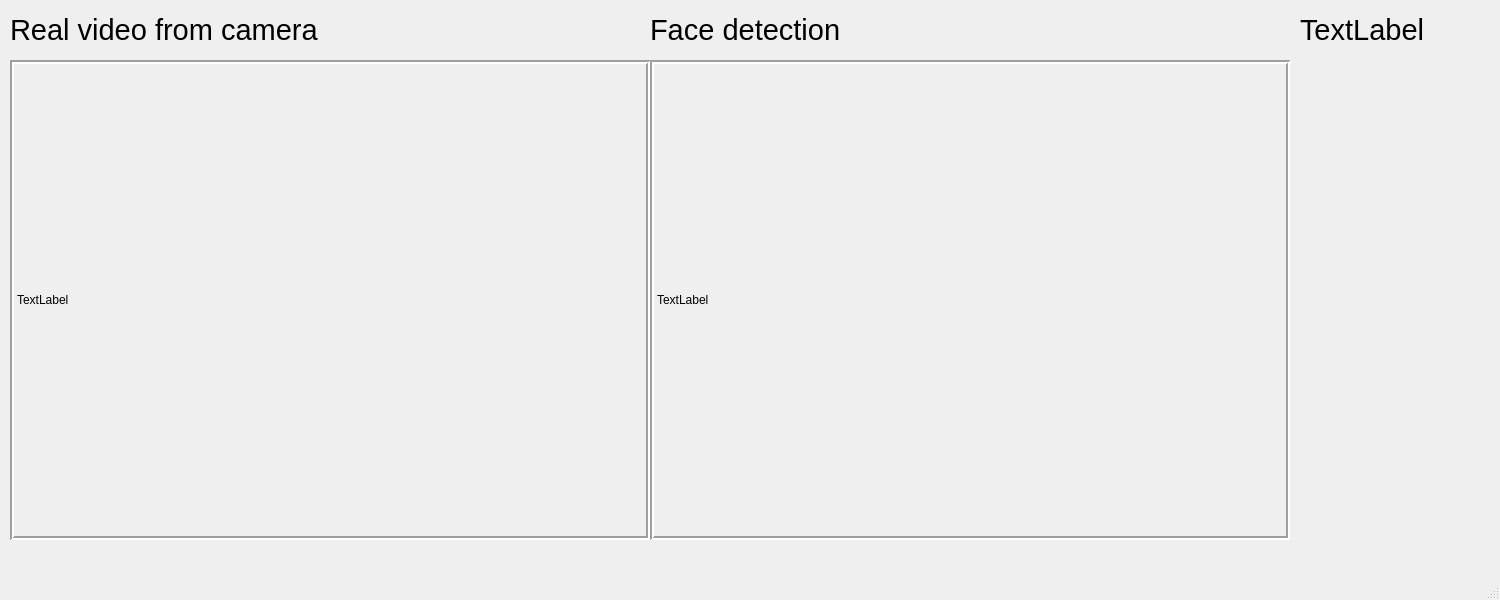
<?xml version="1.0" encoding="UTF-8"?>
<ui version="4.0">
 <class>MainWindow</class>
 <widget class="QMainWindow" name="MainWindow">
  <property name="geometry">
   <rect>
    <x>0</x>
    <y>0</y>
    <width>1500</width>
    <height>600</height>
   </rect>
  </property>
  <property name="windowTitle">
   <string>MainWindow</string>
  </property>
  <widget class="QWidget" name="centralwidget">
   <widget class="QLabel" name="lblImage">
    <property name="geometry">
     <rect>
      <x>10</x>
      <y>60</y>
      <width>640</width>
      <height>480</height>
     </rect>
    </property>
    <property name="frameShape">
     <enum>QFrame::Box</enum>
    </property>
    <property name="frameShadow">
     <enum>QFrame::Sunken</enum>
    </property>
    <property name="lineWidth">
     <number>2</number>
    </property>
    <property name="text">
     <string>TextLabel</string>
    </property>
   </widget>
   <widget class="QLabel" name="lblFaces">
    <property name="geometry">
     <rect>
      <x>1300</x>
      <y>10</y>
      <width>151</width>
      <height>40</height>
     </rect>
    </property>
    <property name="font">
     <font>
      <pointsize>22</pointsize>
     </font>
    </property>
    <property name="text">
     <string>TextLabel</string>
    </property>
   </widget>
   <widget class="QLabel" name="lblDetect">
    <property name="geometry">
     <rect>
      <x>650</x>
      <y>60</y>
      <width>640</width>
      <height>480</height>
     </rect>
    </property>
    <property name="frameShape">
     <enum>QFrame::Box</enum>
    </property>
    <property name="frameShadow">
     <enum>QFrame::Sunken</enum>
    </property>
    <property name="lineWidth">
     <number>2</number>
    </property>
    <property name="text">
     <string>TextLabel</string>
    </property>
   </widget>
   <widget class="QLabel" name="label">
    <property name="geometry">
     <rect>
      <x>10</x>
      <y>10</y>
      <width>400</width>
      <height>40</height>
     </rect>
    </property>
    <property name="font">
     <font>
      <pointsize>22</pointsize>
     </font>
    </property>
    <property name="text">
     <string>Real video from camera</string>
    </property>
   </widget>
   <widget class="QLabel" name="label_2">
    <property name="geometry">
     <rect>
      <x>650</x>
      <y>10</y>
      <width>400</width>
      <height>40</height>
     </rect>
    </property>
    <property name="font">
     <font>
      <pointsize>22</pointsize>
     </font>
    </property>
    <property name="text">
     <string>Face detection</string>
    </property>
   </widget>
  </widget>
  <widget class="QMenuBar" name="menubar">
   <property name="geometry">
    <rect>
     <x>0</x>
     <y>0</y>
     <width>1500</width>
     <height>23</height>
    </rect>
   </property>
  </widget>
  <widget class="QStatusBar" name="statusbar"/>
 </widget>
 <resources/>
 <connections/>
</ui>
